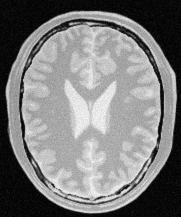
#> input picture image dataset/brain_proton_density_slice.png, 181 x 217 px
$ python Question_2.py
#> lines starting #> are read from the running program, lines starting #| are printed output that depends on the picture
import cv2
import numpy as np
import matplotlib.pyplot as plt

# Load the brain proton density image (grayscale image)
image = cv2.imread('image dataset/brain_proton_density_slice.png', 0)
#> image is the input picture: shape (217, 181); min 0, max 251, mean 123.7

# Intensity transformation for white matter (enhance higher intensities)
# Define control points for white matter
white_matter_points = np.array([(0, 0), (100, 100), (200, 255), (255, 255)])

# Create transformation for white matter
white_matter_transform = np.zeros(256, dtype='uint8')

# Piecewise transformation for white matter
for i in range(1, len(white_matter_points)):
    x_start, y_start = white_matter_points[i - 1]
    x_end, y_end = white_matter_points[i]
    slope = (y_end - y_start) / (x_end - x_start)
    for x in range(x_start, x_end):
        white_matter_transform[x] = np.clip(y_start + int(slope * (x - x_start)), 0, 255)

# Intensity transformation for gray matter (enhance mid-range intensities)
# Define control points for gray matter
gray_matter_points = np.array([(0, 0), (50, 50), (150, 255), (255, 255)])

# Create transformation for gray matter
gray_matter_transform = np.zeros(256, dtype='uint8')

# Piecewise transformation for gray matter
for i in range(1, len(gray_matter_points)):
    x_start, y_start = gray_matter_points[i - 1]
    x_end, y_end = gray_matter_points[i]
    slope = (y_end - y_start) / (x_end - x_start)
    for x in range(x_start, x_end):
        gray_matter_transform[x] = np.clip(y_start + int(slope * (x - x_start)), 0, 255)

# Apply the transformations using cv2.LUT (Look-Up Table)
image_white_accentuated = cv2.LUT(image, white_matter_transform)
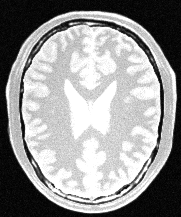
#> image_white_accentuated: shape (217, 181); min 0, max 255, mean 149.6
image_gray_accentuated = cv2.LUT(image, gray_matter_transform)
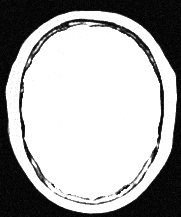
#> image_gray_accentuated: shape (217, 181); min 0, max 255, mean 171.6

# Plot the original and transformed images for white and gray matter accentuation
plt.figure(figsize=(10, 6))

# Original image
plt.subplot(2, 3, 1)
plt.imshow(image, cmap='gray')
plt.title('Original Image')

# White matter accentuated image
plt.subplot(2, 3, 2)
plt.imshow(image_white_accentuated, cmap='gray')
plt.title('White Matter Accentuated')

# Gray matter accentuated image
plt.subplot(2, 3, 3)
plt.imshow(image_gray_accentuated, cmap='gray')
plt.title('Gray Matter Accentuated')

# Plot the transformation curves for white and gray matter
plt.subplot(2, 3, 5)
plt.plot(white_matter_transform, label='White Matter Transformation')
plt.title('White Matter Intensity Transformation')
plt.xlabel('Input Intensity')
plt.ylabel('Output Intensity')
plt.grid(True)
plt.legend()

plt.subplot(2, 3, 6)
plt.plot(gray_matter_transform, label='Gray Matter Transformation')
plt.title('Gray Matter Intensity Transformation')
plt.xlabel('Input Intensity')
plt.ylabel('Output Intensity')
plt.grid(True)
plt.legend()

plt.tight_layout()
plt.show()
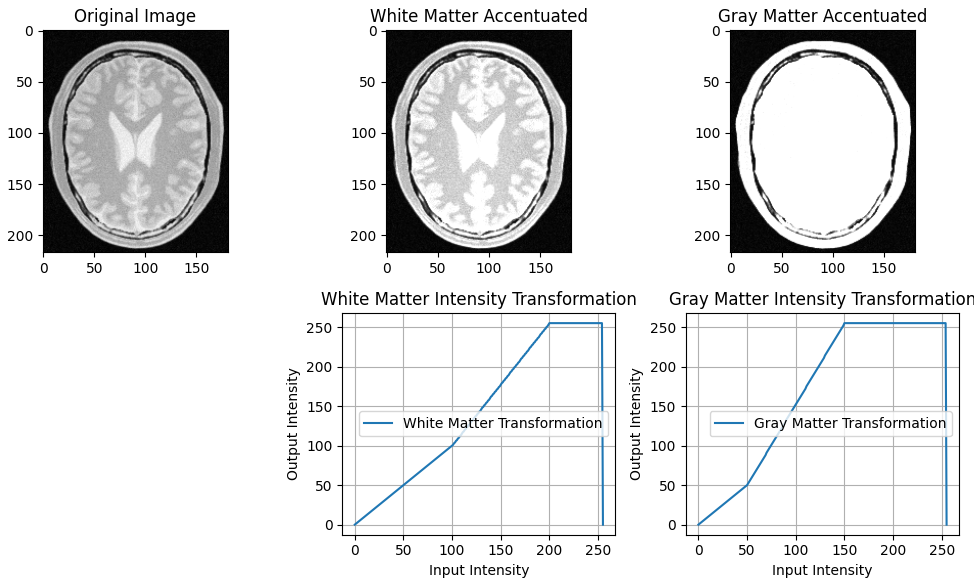
#> figure drawn by matplotlib, 5 panels; panel 4: curve peaks at x = 200, y = 255; panel 5: curve peaks at x = 150, y = 255

$ run again, with image dataset/einstein.png copied over image dataset/brain_proton_density_slice.png
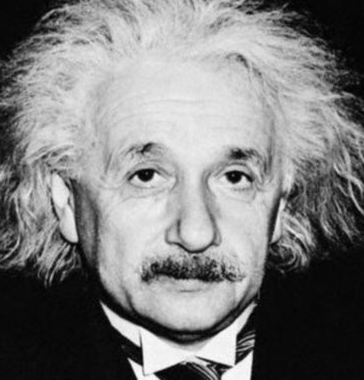
#> input picture image dataset/einstein.png, 364 x 380 px
#> image is the input picture: shape (380, 364); min 0, max 255, mean 125.9
#> `image_white_accentuated = cv2.LUT(image, white_matter_transform)`:
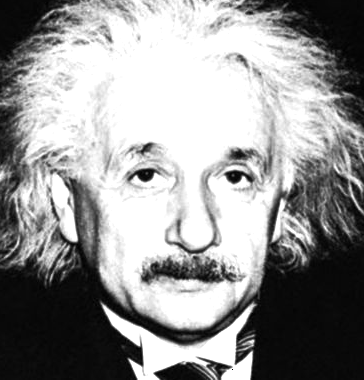
#> image_white_accentuated: shape (380, 364); min 0, max 255, mean 148.4
#> `image_gray_accentuated = cv2.LUT(image, gray_matter_transform)`:
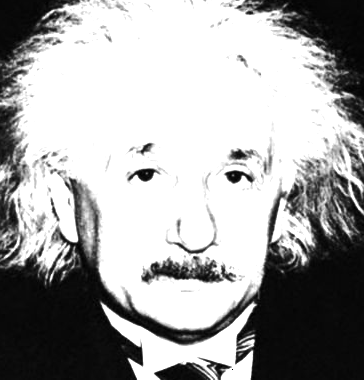
#> image_gray_accentuated: shape (380, 364); min 0, max 255, mean 165.2
